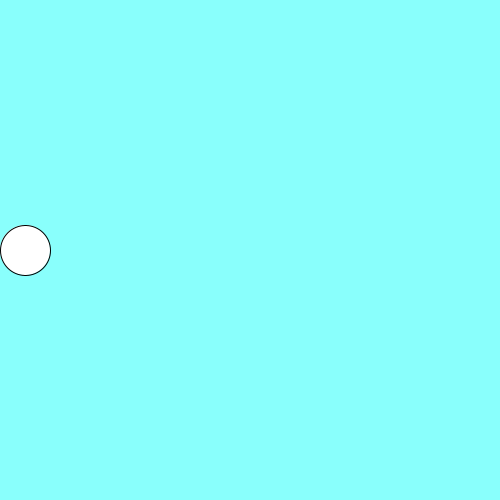
Frame 1 (no input)
Frame 60 (the mouse pressed at the canvas centre just before this capture): identical to frame 1, image omitted
Frame 120 (the mouse held since frame 60 and released just before this capture): identical to frame 1, image omitted

The Processing sketch that drew this single still picture (run headless with seeded random() and noise(); from frame 60 on, the mouse is pressed at the canvas centre):

// Processing sketch: slippery_dot
// ── slippery_dot.pde
/*** When you are done, this program will draw an ellipse 
     that jumps to new location each time you click on it.
***/
 
 // 1. Create three integer variables to represent the x, y, and the size of the ellipse
        int x = 25;
    int y = 250;
    int size = 50;
    int width = 500;
    int height = 500;
    void setup() {
      // 2. Set the size of your sketch
    size(500,500);
    }
    
    void draw() {
   
      // 3. Set the background color of your sketch
      background(#89FFFC);
      // 4. Draw an ellipse using the variables created at the top of the sketch for the location and size of your ellipse. 
      //    Make sure it fits in the window. Change the variables if it does not.
    
    ellipse(x,y,size,size);
    
    }
    
    /******** This method gets called automatically when you press the mouse ************/
    void mousePressed() {
      //5. Create an integer variable called distance
      int distance = getDistanceFromMouse(x,y);
      //6. The getDistanceFromMouse() method below returns a number.
      //   Set the value of your distance variable to the value returned by the getDistance method
      //   You will need to pass the x and y location of your ellipse to this method.
        
          
      //7.  Use an if statement to check if your distance variable is < the radius of the ellipse
      //    If it is, make a new x AND y for the ellipse, for a new random location on the window
      //    Hint: Use code like this      x = (int) random(width);
       if (distance <= size){
         x = (int)random(width);
         y = (int)random(height);
       }
      
    }
    
    /********  This method gives you the number of pixels between the mouse and the x,y point ***********/
    int getDistanceFromMouse(int x, int y) {
      return (int)Math.sqrt(Math.pow((mouseX-x),2) + Math.pow((mouseY-y),2));
    }
